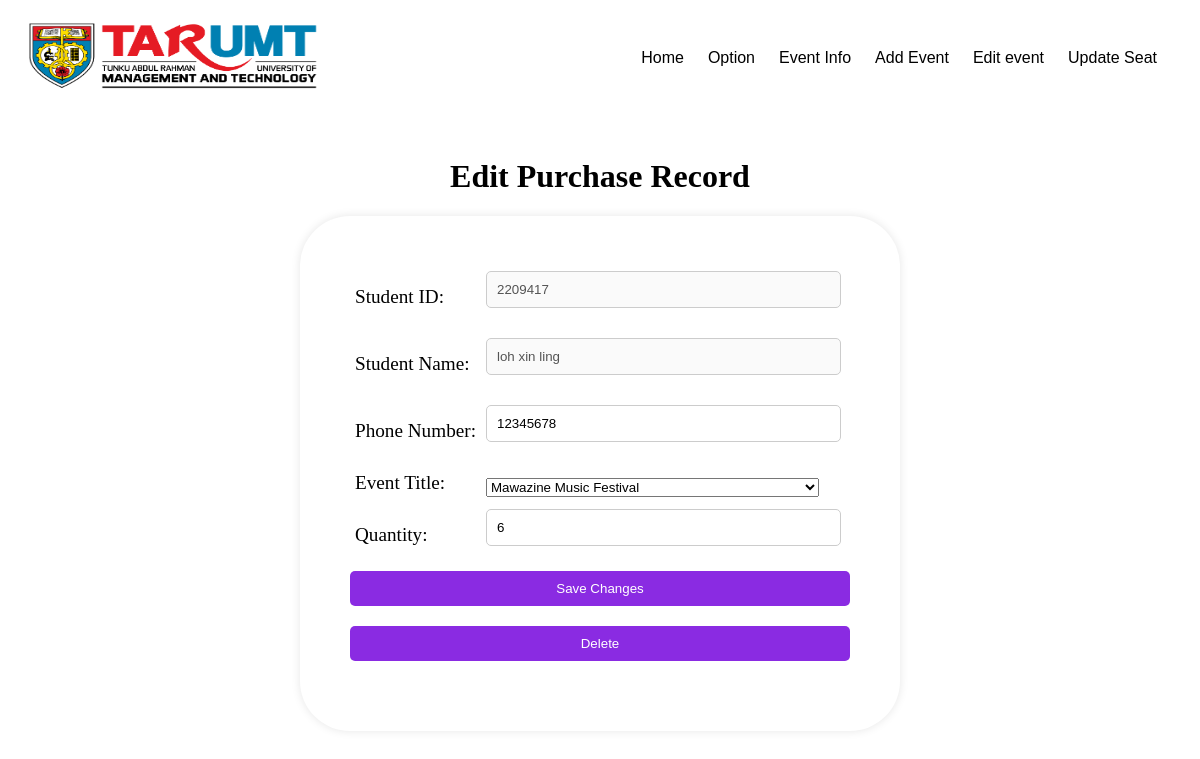
The page /editticket.php?id=10 on the database its author committed.
### tables this page shows
CREATE TABLE `ticket` (
  `ticket_id` int(11) NOT NULL,
  `student_name` varchar(50) NOT NULL,
  `student_id` int(20) NOT NULL,
  `course` varchar(50) NOT NULL,
  `class` varchar(10) NOT NULL,
  `phone_num` int(10) NOT NULL,
  `events` varchar(100) NOT NULL,
  `qty` int(1) NOT NULL
);

### editticket.php (the view, shortened to what this page needs)
<?php
$db = mysqli_connect(HOST, USER, PASSWORD, NAME);
$id = $_GET['id'];
$sql = "SELECT student_name, student_id, phone_num, events AS event_name, qty
          FROM ticket
          WHERE ticket_id = '$id'";
$result = mysqli_query($db, $sql);
$row = mysqli_fetch_assoc($result);
$event_name = $row['event_name'];
$qty = $row['qty'];
$name = $row['student_name'];
$student_id = $row['student_id'];
$phone = $row['phone_num'];
$sql = "SELECT event_title FROM event";
$result = mysqli_query($db, $sql);
$options = "";
while ($row = mysqli_fetch_assoc($result)) {
    if ($row['event_title'] == $event_name) {
        $options .= "<option value=\"" . $row['event_title'] . "\" selected>" . $row['event_title'] . "</option>";
    } else {
        $options .= "<option value=\"" . $row['event_title'] . "\">" . $row['event_title'] . "</option>";
    }
}
?>
<!DOCTYPE html>
<html>
<head>
	<link rel="stylesheet" href="editticket.css">
</head>
<body>
	<?php include('header1.php'); ?>
	<div id="formLayout">
		<div id="form-container">
			<h1>Edit Purchase Record</h1>
			<form action="editticket.php?id=<?php echo $id; ?>"
				method="POST">
				<table cellspacing="0" cellpadding="5">
					<tr>
						<td> <label for="student id">Student ID:</label></td>
						<td><input type="text" name="student id" id="student id"
								value="<?php echo $student_id; ?>"
								disabled /></td>
					</tr>
					<tr>
						<td><label for="name">Student Name:</label></td>
						<td> <input type="text" name="name" id="name"
								value="<?php echo $name; ?>"
								disabled /></td>
					</tr>
					<tr>
						<td><label for="num">Phone Number:</label></td>
						<td><input type="text" name="num" id="num"
								value="<?php echo $phone; ?>" /></td>
					</tr>
					<tr>
						<td><label for="event">Event Title:</label></td>
						<td><select name="event" id="event">
								<?php echo $options; ?>
							</select></td>
					</tr>
					<tr>
						<td><label for="qty">Quantity:</label></td>
						<td><input type="number" name="qty" id="qty" min="1" max="8"
								value="<?php echo $qty; ?>"
								required /></td>
					</tr>
				</table>
				<input type="submit" name="save_changes" value="Save Changes">
				<input type="submit" name="delete" value="Delete"
					onclick="return confirm('Are you sure you want to delete this purchase record?')">
			</form>
		</div>
	</div>
</body>
</html>

### editticket.css (style rules this page uses)
body { background-position: center; }
form { max-width: 500px; margin: 0 auto; background-color: #fff; border-radius: 50px; padding: 50px; box-shadow: 0px 0px 10px rgba(0, 0, 0, 0.1); font-size: larger; }
h1 { font-family: "Times New Roman", Times, serif; margin-top: 150px; text-align: center; margin-top: 50px; }
label { display: block; margin-bottom: 5px; }
input,input[type="select"] { width: 100%; padding: 10px; border-radius: 5px; border: 1px solid #ccc; margin-bottom: 20px; }
input[type="submit"] { background-color: blueviolet; color: #fff; padding: 10px 20px; border: none; border-radius: 5px; cursor: pointer; transition: background-color 0.3s ease; }

### rows shown on the page
ticket: student "2209417", name "loh xin ling", num "12345678", qty "6"

### other values the page prints
form field event "Mawazine Music Festival"
